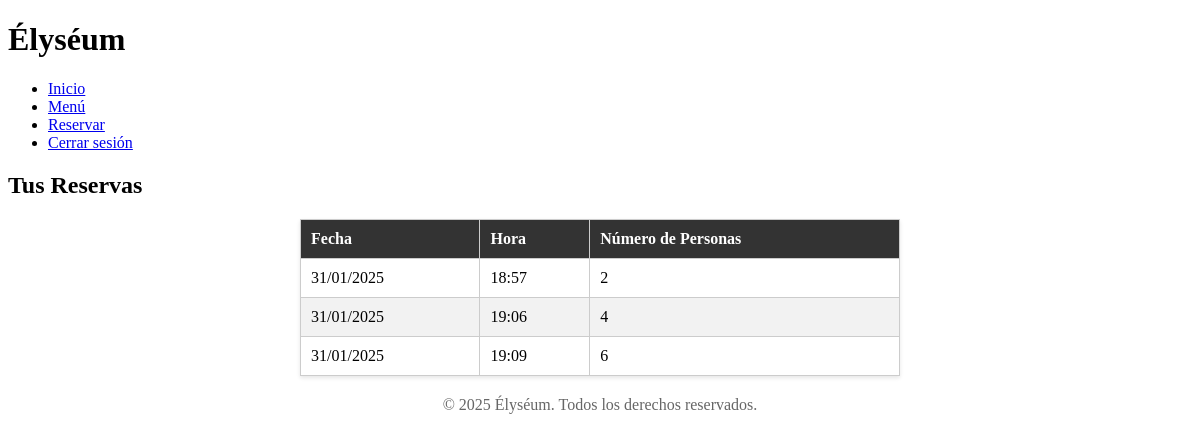
/mis-reservas (signed in), run on the app's committed database.
### app/models.py (models this page shows, shortened)
class Reserva(db.Model):
    __tablename__ = 'reservas'
    id = db.Column(db.Integer, primary_key=True)
    fecha = db.Column(db.Date, nullable=False)
    hora = db.Column(db.Time, nullable=False)
    numero_personas = db.Column(db.Integer, nullable=False)
    cliente_id = db.Column(db.Integer, db.ForeignKey('clientes.id'), nullable=False)

### app/routes.py (the view)
@bp.route('/mis-reservas', methods=['GET'], endpoint='mis_reservas')
def mis_reservas():
    if 'user_id' not in session:
        flash("Por favor, inicia sesión para ver tus reservas.", "warning")
        return redirect(url_for('routes.login'))
    cliente = Cliente.query.get(session['user_id'])
    if not cliente:
        flash("No se encontró información del usuario.", "danger")
        return redirect(url_for('routes.index_page'))
    reservas = cliente.reservas  # Relación definida en models.py
    return render_template('mis_reservas.html', reservas=reservas)

### app/templates/mis_reservas.html (shortened to what this page needs)
<!DOCTYPE html>
<html lang="es">
<head>
    <link rel="stylesheet" href="{{ url_for('static', filename='css/mis_reservas.css') }}">
</head>
<body>
    <header>
        <h1>Élyséum</h1>
        <nav>
            <ul>
                <li><a href="{{ url_for('routes.index_page') }}">Inicio</a></li>
                <li><a href="{{ url_for('routes.menu') }}">Menú</a></li>
                <li><a href="{{ url_for('routes.reservar') }}">Reservar</a></li>
                <li><a href="{{ url_for('routes.logout') }}">Cerrar sesión</a></li>
            </ul>
        </nav>
    </header>
    <main>
        <h2>Tus Reservas</h2>
        {% if reservas %}
            <table>
                <thead>
                    <tr>
                        <th>Fecha</th>
                        <th>Hora</th>
                        <th>Número de Personas</th>
                    </tr>
                </thead>
                <tbody>
                    {% for reserva in reservas %}
                        <tr>
                            <td>{{ reserva.fecha.strftime('%d/%m/%Y') }}</td>
                            <td>{{ reserva.hora.strftime('%H:%M') }}</td>
                            <td>{{ reserva.numero_personas }}</td>
                        </tr>
                    {% endfor %}
                </tbody>
            </table>
        {% else %}
            <p>No tienes reservas en este momento.</p>
        {% endif %}
    </main>
    <footer>
        <p>&copy; 2025 Élyséum. Todos los derechos reservados.</p>
    </footer>
</body>
</html>

### app/static/css/mis_reservas.css (style rules this page uses)
table { width: 100%; max-width: 600px; margin: 20px auto; border-collapse: collapse; box-shadow: 0px 2px 4px rgba(0, 0, 0, 0.1); background-color: #fff; }
table th, table td { text-align: left; padding: 10px; border: 1px solid #ccc; }
table th { background-color: #333; color: white; }
table tbody tr:nth-child(even) { background-color: #f2f2f2; }
p { text-align: center; color: #666; }

### data on the page
Reserva: fecha "31/01/2025", hora "18:57", numero_personas "2"
Reserva: fecha "31/01/2025", hora "19:06", numero_personas "4"
Reserva: fecha "31/01/2025", hora "19:09", numero_personas "6"
